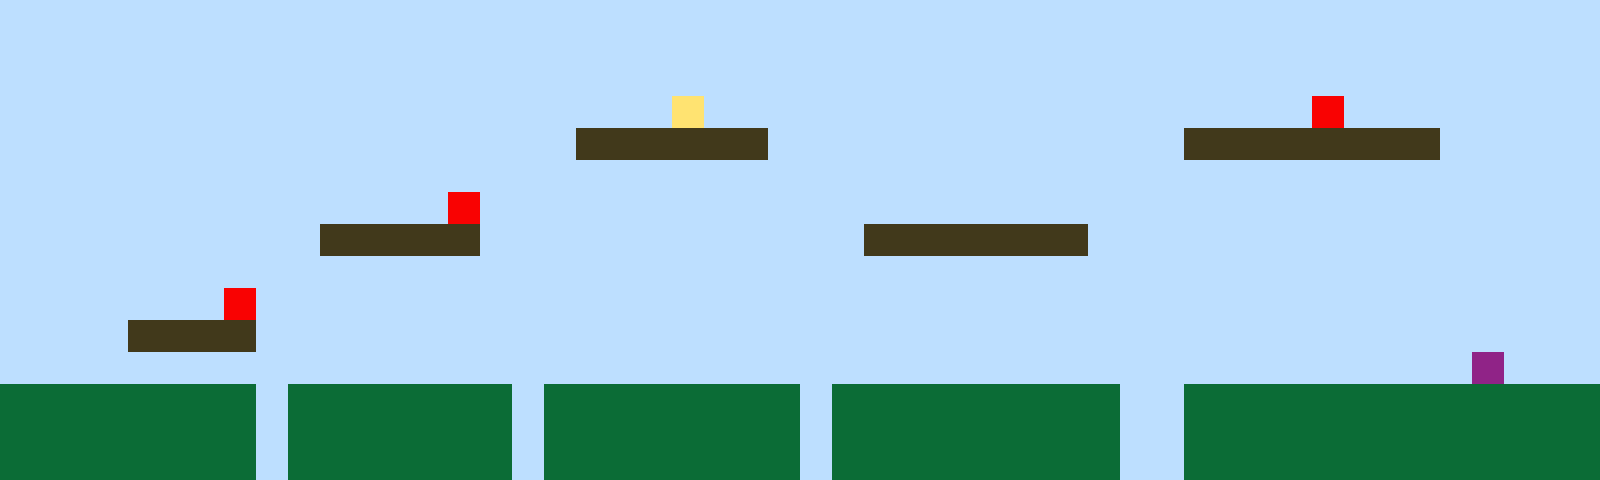

The image is a tile-based game level rendered from a .tmx file. Its description and complete source (layers, tilesets, objects, tile grids) follow:
An orthogonal 50x15 tile map with 32x32 px tiles, 1 tile layer (Tile Layer 1).

<map version="1.10" tiledversion="1.11.2" orientation="orthogonal" renderorder="right-up" width="50" height="15" tilewidth="32" tileheight="32" infinite="0" nextlayerid="2" nextobjectid="1"><editorsettings><export target="map1.csv" format="csv" /></editorsettings><tileset firstgid="1" name="sprites" tilewidth="32" tileheight="32" tilecount="6" columns="3"><image source="sprites.png" width="96" height="64" /></tileset><layer id="1" name="Tile Layer 1" width="50" height="15"><data encoding="csv">1,1,1,1,1,1,1,1,1,1,1,1,1,1,1,1,1,1,1,1,1,1,1,1,1,1,1,1,1,1,1,1,1,1,1,1,1,1,1,1,1,1,1,1,1,1,1,1,1,1,1,1,1,1,1,1,1,1,1,1,1,1,1,1,1,1,1,1,1,1,1,1,1,1,1,1,1,1,1,1,1,1,1,1,1,1,1,1,1,1,1,1,1,1,1,1,1,1,1,1,1,1,1,1,1,1,1,1,1,1,1,1,1,1,1,1,1,1,1,1,1,1,1,1,1,1,1,1,1,1,1,1,1,1,1,1,1,1,1,1,1,1,1,1,1,1,1,1,1,1,1,1,1,1,1,1,1,1,1,1,1,1,1,1,1,1,1,1,1,1,1,4,1,1,1,1,1,1,1,1,1,1,1,1,1,1,1,1,1,1,1,5,1,1,1,1,1,1,1,1,1,1,1,1,1,1,1,1,1,1,1,1,1,1,1,1,1,1,3,3,3,3,3,3,1,1,1,1,1,1,1,1,1,1,1,1,1,3,3,3,3,3,3,3,3,1,1,1,1,1,1,1,1,1,1,1,1,1,1,1,1,1,1,1,1,1,1,1,1,1,1,1,1,1,1,1,1,1,1,1,1,1,1,1,1,1,1,1,1,1,1,1,1,1,1,1,1,1,1,1,1,1,1,1,1,1,1,1,1,1,1,1,1,1,5,1,1,1,1,1,1,1,1,1,1,1,1,1,1,1,1,1,1,1,1,1,1,1,1,1,1,1,1,1,1,1,1,1,1,1,1,1,1,1,1,1,1,1,1,1,3,3,3,3,3,1,1,1,1,1,1,1,1,1,1,1,1,3,3,3,3,3,3,3,1,1,1,1,1,1,1,1,1,1,1,1,1,1,1,1,1,1,1,1,1,1,1,1,1,1,1,1,1,1,1,1,1,1,1,1,1,1,1,1,1,1,1,1,1,1,1,1,1,1,1,1,1,1,1,1,1,1,1,1,1,1,1,1,1,1,1,1,1,1,1,1,1,5,1,1,1,1,1,1,1,1,1,1,1,1,1,1,1,1,1,1,1,1,1,1,1,1,1,1,1,1,1,1,1,1,1,1,1,1,1,1,1,1,1,1,1,1,1,1,3,3,3,3,1,1,1,1,1,1,1,1,1,1,1,1,1,1,1,1,1,1,1,1,1,1,1,1,1,1,1,1,1,1,1,1,1,1,1,1,1,1,1,1,1,1,1,1,1,1,1,1,1,1,1,1,1,1,1,1,1,1,1,1,1,1,1,1,1,1,1,1,1,1,1,1,1,1,1,1,1,1,1,1,1,1,1,1,1,1,1,1,6,1,1,1,2,2,2,2,2,2,2,2,1,2,2,2,2,2,2,2,1,2,2,2,2,2,2,2,2,1,2,2,2,2,2,2,2,2,2,1,1,2,2,2,2,2,2,2,2,2,2,2,2,2,2,2,2,2,2,2,2,2,1,2,2,2,2,2,2,2,1,2,2,2,2,2,2,2,2,1,2,2,2,2,2,2,2,2,2,1,1,2,2,2,2,2,2,2,2,2,2,2,2,2,2,2,2,2,2,2,2,2,1,2,2,2,2,2,2,2,1,2,2,2,2,2,2,2,2,1,2,2,2,2,2,2,2,2,2,1,1,2,2,2,2,2,2,2,2,2,2,2,2,2</data></layer></map>
